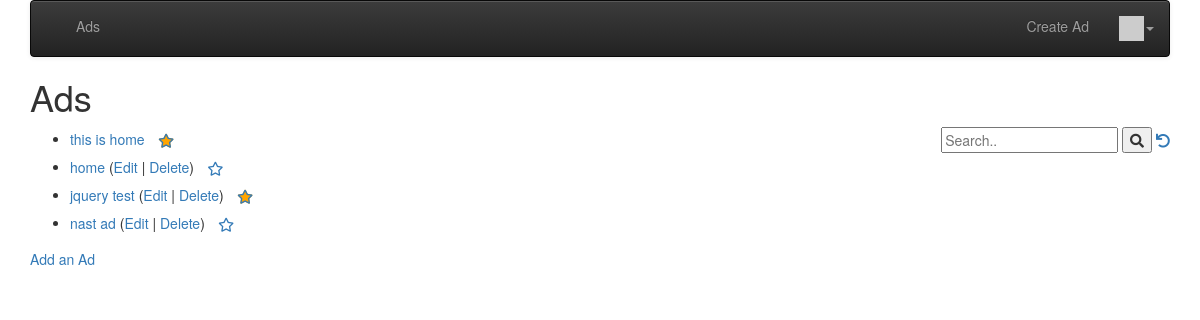
The app's page / (signed in) with its own data.
### ads/models.py (models this page shows, shortened)
class Ad(models.Model) :
    title = models.CharField(
            max_length=200,
            validators=[MinLengthValidator(2, "Title must be greater than 2 characters")]
    )
    price = models.DecimalField(max_digits=7, decimal_places=2, null=True)
    text = models.TextField()
    owner = models.ForeignKey(settings.AUTH_USER_MODEL, on_delete=models.CASCADE)
    comments = models.ManyToManyField(settings.AUTH_USER_MODEL,
                                      through='Comment', related_name='comments_owned')
    created_at = models.DateTimeField(auto_now_add=True)
    updated_at = models.DateTimeField(auto_now=True)
    picture = models.BinaryField(null=True, editable=True)
    content_type = models.CharField(max_length=256, null=True, help_text='The MIMEType of the file')
    tags = TaggableManager(blank=True)
    favorites = models.ManyToManyField(settings.AUTH_USER_MODEL, through='Fav', related_name='favorite_ads')

### ads/views.py (the view)
# urls.py: path('', views.AdListView.as_view(), name='all'),
class AdListView(OwnerListView): # edited during adding the "fav adds section"
    template_name = "ads/ad_list.html"
    def get(self, request):
        strval = request.GET.get("search", False)
        if strval:
            query = Q(title__icontains = strval)
            query.add(Q(text__icontains = strval), Q.OR)
            query.add(Q(tags__name__in = [strval]), Q.OR)
            ad_list = Ad.objects.filter(query).select_related().distinct().order_by('-updated_at')[:10]
        else:
            ad_list = Ad.objects.all().order_by('-updated_at')[:10]
        for obj in ad_list:
            obj.natural_updated = naturaltime(obj.updated_at)
        favorites = list()
        if request.user.is_authenticated:
            rows = request.user.favorite_ads.values('id') # ids for all favorite_ads to this request_user
            favorites = [row['id'] for row in rows]
        return render(request, self.template_name, {
            "ad_list" : ad_list,
            "favorites" : favorites,
            "search" : strval,
        })

### ads/templatetags/app_tags.py (called while the page is built)
@register.filter(name='gravatar')
def gravatar(user, size=35):
    email = str(user.email.strip().lower()).encode('utf-8')
    email_hash = md5(email).hexdigest()
    url = "//www.gravatar.com/avatar/{0}?s={1}&d=identicon&r=PG"
    return url.format(email_hash, size)

### ads/templates/ads/ad_list.html (shortened to what this page needs)
{% extends "base_menu.html" %}
{% block content %}
<h1>Ads</h1>
<div style="float: right;">
  <form>
    <input type="text" placeholder="Search.." name="search"
    >
    <button type="submit"><i class="fa fa-search"></i></button>
    <a href="{% url 'ads:all' %}"><i class="fa fa-undo"></i></a>
  </form>
</div>
<p>
{% if ad_list %}
<ul>
  {% for ad in ad_list %}
    <li>
        <a href="{% url 'ads:ad_detail'  ad.id %}">{{ ad.title }}</a>
        {% if ad.owner == user %}
        (<a href="{% url 'ads:ad_update' ad.id %}">Edit</a> |
        <a href="{% url 'ads:ad_delete' ad.id %}">Delete</a>)
        {% endif %}
        {% if user.is_authenticated %}
          <a href="#" onclick="FavAd('{% url 'ads:ad_unfavorite' ad.id %}', {{ad.id}}); return false;"
              id="fav_star_{{ad.id}}">
            <span class="fa-stack" style="vertical-align: middle;">
              <i class="fa fa-star fa-stack-1x" style=" color: orange;"></i>
              <i class="fa fa-star-o fa-stack-1x"></i>
            </span>
          </a>
          <a href="#" onclick="FavAd('{% url 'ads:ad_favorite' ad.id %}', {{ad.id}}); return false;"
              id="unfav_star_{{ad.id}}">
            <span class="fa-stack" style="vertical-align: middle;">
              <i class="fa fa-star-o fa-stack-1x"></i>
            </span>
          </a>
        {% endif %}
    </li>
  {% endfor %}
</ul>
{% endif %}
<p>
<a href="{% url 'ads:ad_create' %}">Add an Ad</a>
</p>
{% endblock %}

### records on screen
Ad: title "this is home"
Ad: title "home", shows "Edit"
Ad: title "jquery test", shows "Edit"
Ad: title "nast ad", shows "Edit"
